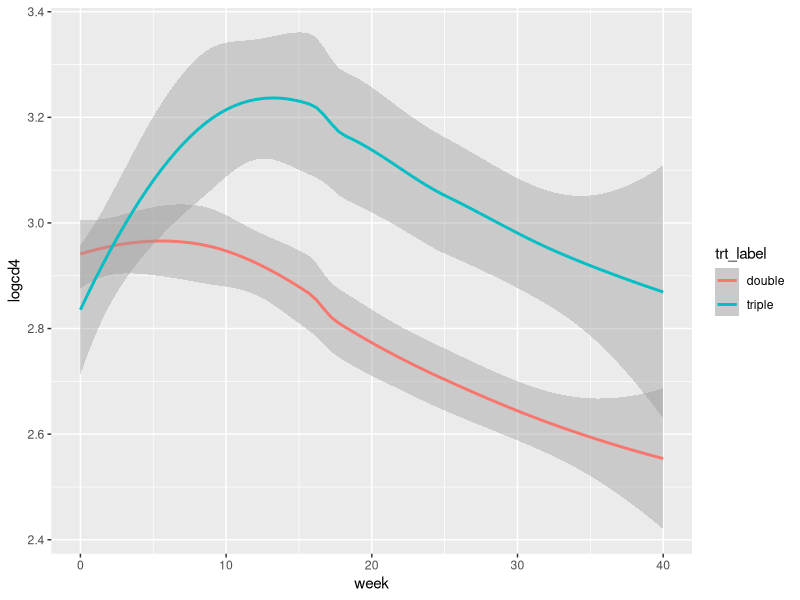
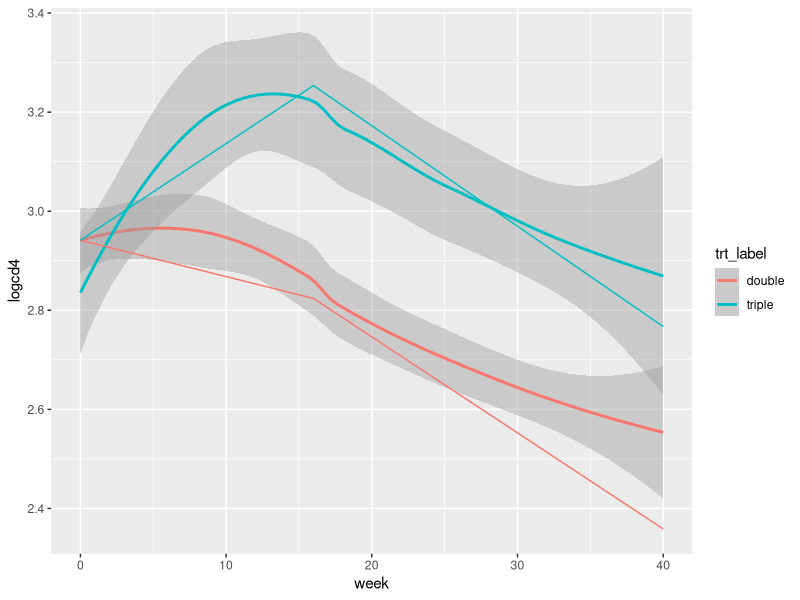
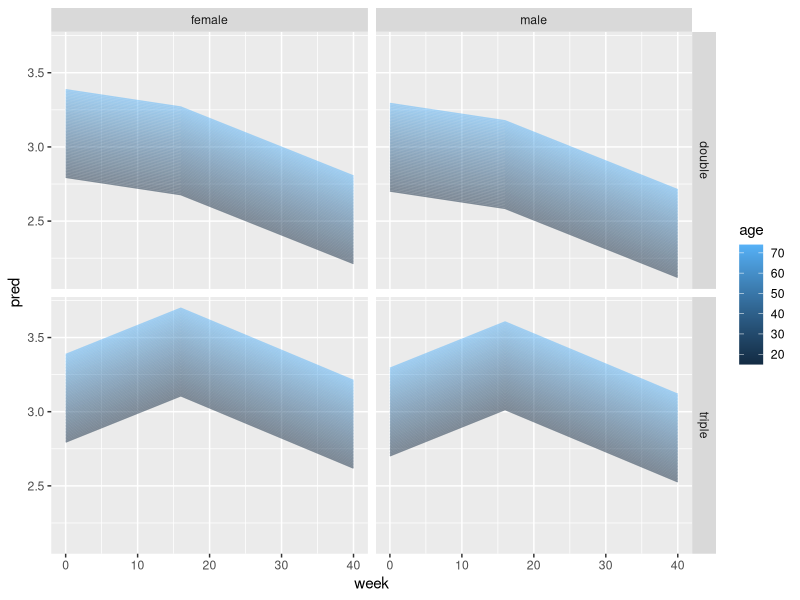
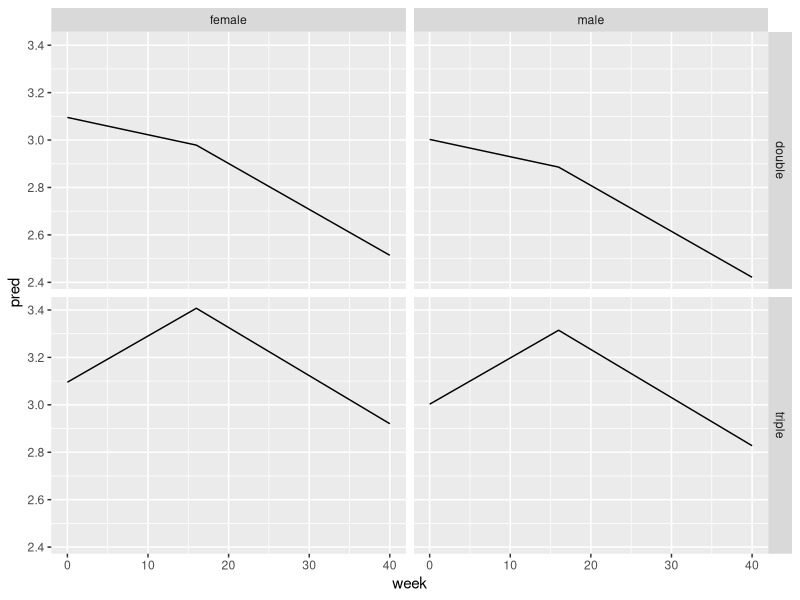

R code for these plots, in order:
library(foreign)
library(tidyverse)
library(nlme)
library(modelr)

# id
# group
#   ranges from 1 to 4
#   1-3 are dual therapy, 4 is triple therapy
# age
# sex
# week
# logcd4
cd4 <- read.dta("../datasets/cd4.dta")

cd4 <- cd4 %>%
  mutate(
    trt = ifelse(group == 4, 1, 0),
    trt_label = ifelse(group == 4, "triple", "double"),
    week16 = (week - 16) * I(week >= 16),
    trt.week = I(trt == 1) * week,
    trt.week16 = I(trt == 1) * week16
  )

p1 <- ggplot(cd4, aes(x = week, y = logcd4, color = trt_label)) +
  geom_smooth(method = "loess")

# pg 229
model1 <- lme(
  logcd4 ~ week + week16 + trt.week + trt.week16, 
  data = cd4,
  random = ~ week + week16 | id
)

# figure out how to perform the Wald's tests

week_values <- cd4 %>%
  count(week) %>%
  select(week)

week_pop <- bind_rows(mutate(week_values, group = 1), mutate(week_values, group = 0)) %>%
  mutate(
    group_labels = ifelse(group == 1, "triple", "double"),
    week16 = (week - 16) * I(week >= 16),
    trt.week = I(group == 1) * week,
    trt.week16 = I(group == 1) * week16
  )

week_pop <- week_pop %>%
  mutate(pred = predict(model1, level = 0, week_pop))

p2_pop <- p1 + 
  geom_line(data = week_pop, aes(x = week, y = pred, color = group_labels))

# pg 232
model2 <- lme(
  logcd4 ~ age + sex + week + week16 + trt.week + trt.week16,
  data = cd4,
  random = ~ week + week16 | id
)

age_values <- cd4 %>%
  count(age) %>%
  select(age)

age_min_max <- round(range(age_values$age))
ages <- seq(age_min_max[1], age_min_max[2], by = 1)
model2_input <- expand.grid(week = week_values$week, age = ages, group = c(0, 1), sex = c(0, 1)) %>%
  mutate(
    group_labels = ifelse(group == 1, "triple", "double"),
    sex_labels = ifelse(sex == 0, "female", "male"),
    week16 = (week - 16) * I(week >= 16),
    trt.week = I(group == 1) * week,
    trt.week16 = I(group == 1) * week16
  )

model2_input <- model2_input %>%
  mutate(pred = predict(model2, level = 0, model2_input))

p3_model2 <- ggplot(model2_input, aes(x = week, y = pred)) +
  geom_line(aes(group = age, color = age), alpha = 0.5) +
  facet_grid(group_labels ~ sex_labels)

p4_model2 <- model2_input %>%
  filter(age == 45) %>%
  ggplot(aes(x = week, y = pred)) +
  geom_line() +
  facet_grid(group_labels ~ sex_labels)
    

  

# VarCorr - calculates estimated variances between random effects terms
# intervals
